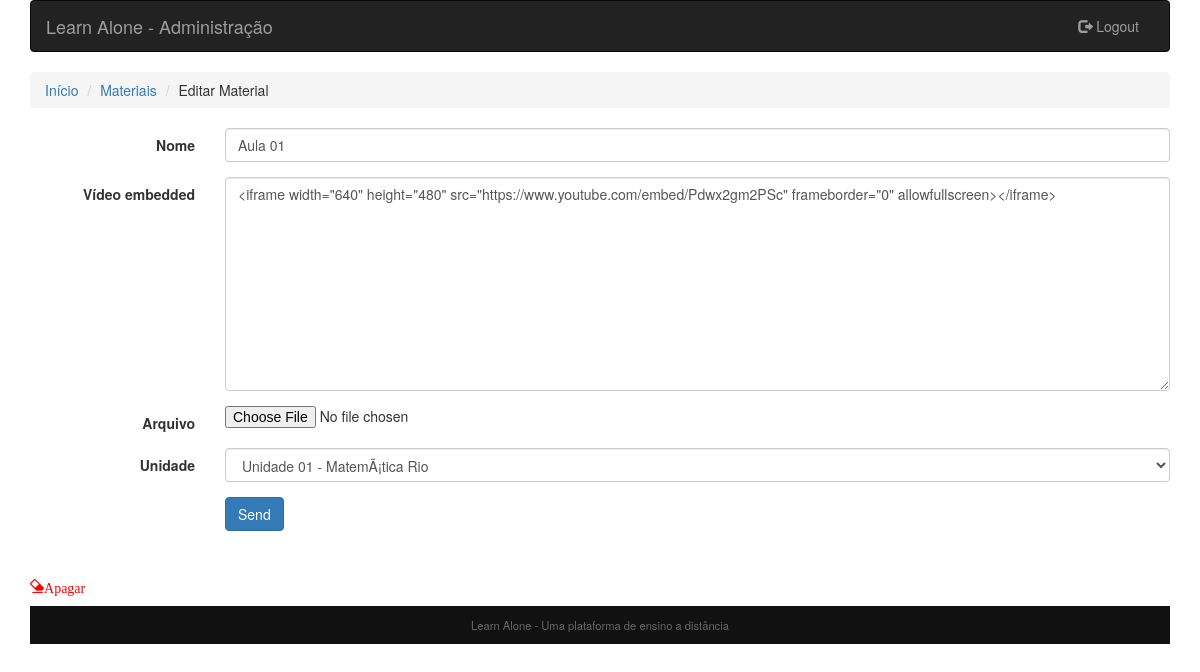
/admin/material_edit.php?material=20 (signed in), run on the app's committed database.
### tables this page shows
CREATE TABLE `unidade` (
  `id` int(11) NOT NULL,
  `nome` varchar(45) DEFAULT NULL,
  `curso_id` int(11) DEFAULT NULL,
  `descricao` varchar(100) DEFAULT NULL,
  `ordem` int(11) DEFAULT NULL
);

CREATE TABLE `material` (
  `id` int(11) NOT NULL,
  `nome` varchar(100) DEFAULT NULL,
  `embedded` text,
  `filepath` varchar(100) DEFAULT NULL,
  `tipo` varchar(5) DEFAULT NULL,
  `unidade_id` int(11) NOT NULL
);

### admin/utils.php (called while the page is built, shortened)
<?php
function aulas_curso($curso){
    try{
        $conexao = conn_mysql();
        $SQLSelect = 'SELECT unidade.id, unidade.nome, unidade.descricao, unidade.ordem, curso.nome as curso FROM unidade inner join curso on unidade.curso_id = curso.id WHERE curso.id = ? order by unidade.id, curso_id';
        $operacao = $conexao->prepare($SQLSelect);
        $operacao->execute(array($curso));
        $resultados = $operacao->fetchAll(PDO::FETCH_ASSOC);
        return $resultados;
    }
    catch(PDOException $excep){
        echo "Erro!: " . $excep->getMessage() . "\n";
        $conexao=null;
        die();
    }
}
?>

### admin/material_edit.php (the view, shortened to what this page needs)
<?php
    include_once("../core/templates/cabecalho_adm.php");
    include_once("utils.php");
    $material = $_GET['material'];
    try{
        $conexao = conn_mysql();
    }
    catch(PDOException $excep){
        echo "Erro!: " . $excep->getMessage() . "\n";
        die();
    }
    $SQLSelect = 'SELECT unidade.nome as unidade_nome, material.nome as material_nome, material.id, material.embedded, material.filepath, curso.nome as curso, curso.id as curso_id  FROM unidade inner join material on unidade.id = material.unidade_id '
               . 'INNER JOIN curso ON unidade.curso_id = curso.id WHERE material.id = ?';
    $operacao = $conexao->prepare($SQLSelect);
    $operacao->execute(array($material));
    $resultados = $operacao->fetchAll(PDO::FETCH_ASSOC);
    $aulas = aulas_curso($resultados[0]['curso_id']);
?>
<div class="col-sm-14">
    <ul class="breadcrumb">
        <li><a href="./admin.php">Início</a></li>
        <li><a href="./modificar_material.php">Materiais</a></li>
        <li>Editar Material</li>
    </ul>
</div>
<form class="form-horizontal" role="form" method="post" action="salvar_material.php" enctype="multipart/form-data">
    <div class="form-group">
        <label for="name" class="col-sm-2 control-label">Nome</label>
        <div class="col-sm-10">
            <input type="text" class="form-control" id="name" name="name" value="<?php echo utf8_decode($resultados[0]['material_nome']);?>" pattern="[A-Za-zÀ-ú 0-9]+" required>
        </div>
    </div>
    <div class="form-group">
        <label for="video" class="col-sm-2 control-label">Vídeo embedded</label>
        <div class="col-sm-10">
            <textarea class="form-control" rows="10" name="video"><?php echo utf8_decode($resultados[0]['embedded']);?></textarea>
        </div>
    </div>
    <div class="form-group">
        <label for="file" class="col-sm-2 control-label">Arquivo</label>
        <div class="col-sm-10">
            <input type="file" name="file" />
        </div>
    </div>
    <div class="form-group">
        <label for="aula" class="col-sm-2 control-label">Unidade</label>
        <div class="col-sm-10">
            <select class="form-control" name="aula" id="aula">
                <?php
                    foreach ($aulas as $aula){
                         if($aula['nome']==$resultados[0]['unidade_nome']){
                ?>
                <option selected value="<?php echo $aula['id'];?>"><?php echo utf8_decode($aula['nome']." - ".$aula['curso']);?></option>
                <?php
                         }
                         else{
                ?>
                <option value="<?php echo $aula['id'];?>"><?php echo utf8_decode($aula['nome']." - ".$aula['curso']);?></option>
                <?php
                         }
                    }
                ?>
            </select>
        </div>
    </div>
    <div class="form-group">
            <div class="col-sm-10 col-sm-offset-2">
                    <input id="submit" name="submit" type="submit" value="Send" class="btn btn-primary">
            </div>
    </div>
    <div class="form-group">
            <div class="col-sm-10 col-sm-offset-2">
            </div>
    </div>
    <div class="form-group">
            <div class="col-sm-10 col-sm-offset-2">
            </div>
    </div>
</form>
<div class="row">
    <div class="col-sm-2">
        <a href="./material_del.php?material=<?php echo $material;?>" style="color:red;"><span class="glyphicon glyphicon-erase">Apagar</span></a>
    </div>
</div>
<?php
    include_once("../core/templates/rodape.php");
?>

### core/css/styles.css (style rules this page uses)
* { -webkit-box-sizing: border-box; -moz-box-sizing: border-box; box-sizing: border-box; }
.row { margin: 1em auto 1em; }

### data on the page
unidade: name "Aula 01", video "<iframe width=\"640\" height=\"480\" src=\"https://www.youtube.com/embed/Pdwx2gm2PSc\" frameborder=\"0\" allowfullscreen></iframe>"

### other printed values
form field aula "Unidade 01 - MatemÃ¡tica Rio"
